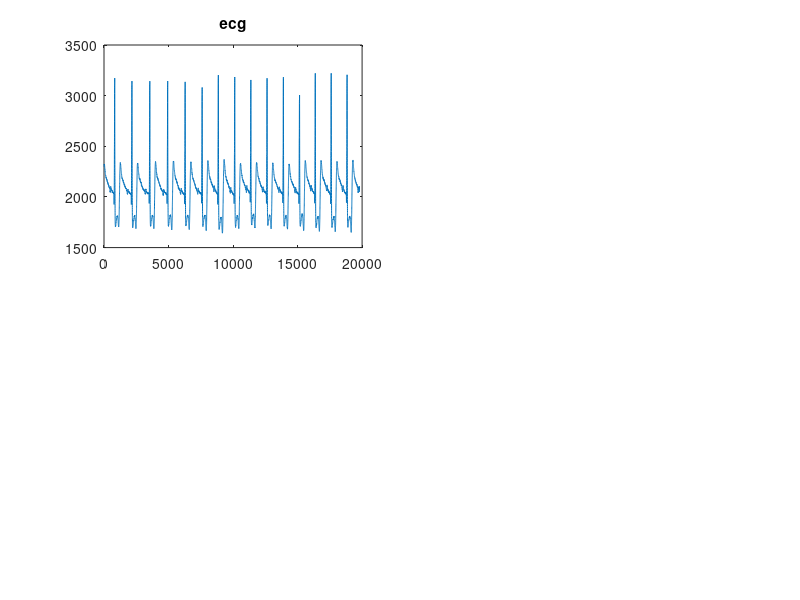

The MATLAB source for this figure: (Note: this script raises an error after producing the figure.)
load ecg.dat

fs = 1000;

figure(1)
subplot(2,2,1)
plot(ecg)
title('ecg')

% lowpass filter
order = 4;
wc = 20;
fc = wc / (0.5 * fs);
[b, a]=butter(order, fc, 'Low');
e1 = filter (b, a, ecg);
subplot(2,2,2)
plot(e1)
title('low')

% highpass filter
order = 4;
wc = 5;
fc = wc / (0.5 * fs);
[b,a] = butter(order, fc, 'High');
e2 = filter (b, a, e1);
subplot(2,2,3)
plot(e2)
title('high')

% differentiation
e3 = diff(e2);
subplot(2,2,4)
plot(e3)
title('diff')

% potentiation
e4 = e3.^2;
figure(2)
subplot(2,2,1)
plot(e4)
title('pot')

% moving average
timeWindow = 0.2;
N = 50;
b  = (1/N)*ones (1, N);
a  = 1;
e5 = filter (b, a, e4);
subplot(2,2,2)
plot(e5)
title('avg')

% find peaks
threshold = 0.7 * mean(e5);
pause = 0.3;
indexPause = pause * fs;

peaks = 0;
index = 1;
i = 2;
while i<=length(e5)
    if e5(i)==threshold || e5(i-1) < threshold && e5(i) > threshold
        peaks(index) = i;
        index = index + 1;
        i = i + indexPause;
    else
        i = i + 1;
    end
end

% output
beats = length(peaks);
duration = length(ecg) / fs;
bpm = (60 / duration) * beats;

fprintf('\r')
fprintf('==============================================\r')
fprintf('----------- Duration: %f seconds\r', duration)
fprintf('----------- In beats: %f\r', beats)
fprintf('\r')
fprintf('----------- beats/min: %f\r', bpm)
fprintf('==============================================\r')

